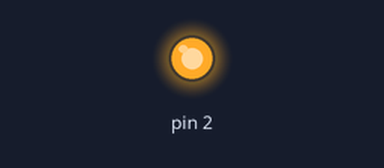
This sketch was run on a simulated Arduino Uno, built with avr-gcc and run on an emulated ATmega328P. Parts: output pins drawn as LEDs (lit = HIGH). At 0.0 s the program stops and its outputs stay as they are.

Above: at 0.1 s.
Timing chart, 0 to 1.5 s (numbered marks = the images above):
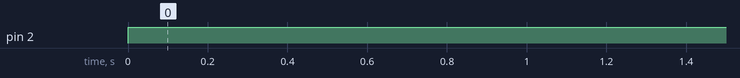

Measured:
- by itself, pin 2: LOW → HIGH at 0.00 s

The sketch:

Exercicio1.ino
```cpp
#include <avr/io.h>

int main(void) {
    DDRD |= 0b00000100;
    PORTD |= 0b00000100;

    while(1) {
    }

    return 0;
}
```
